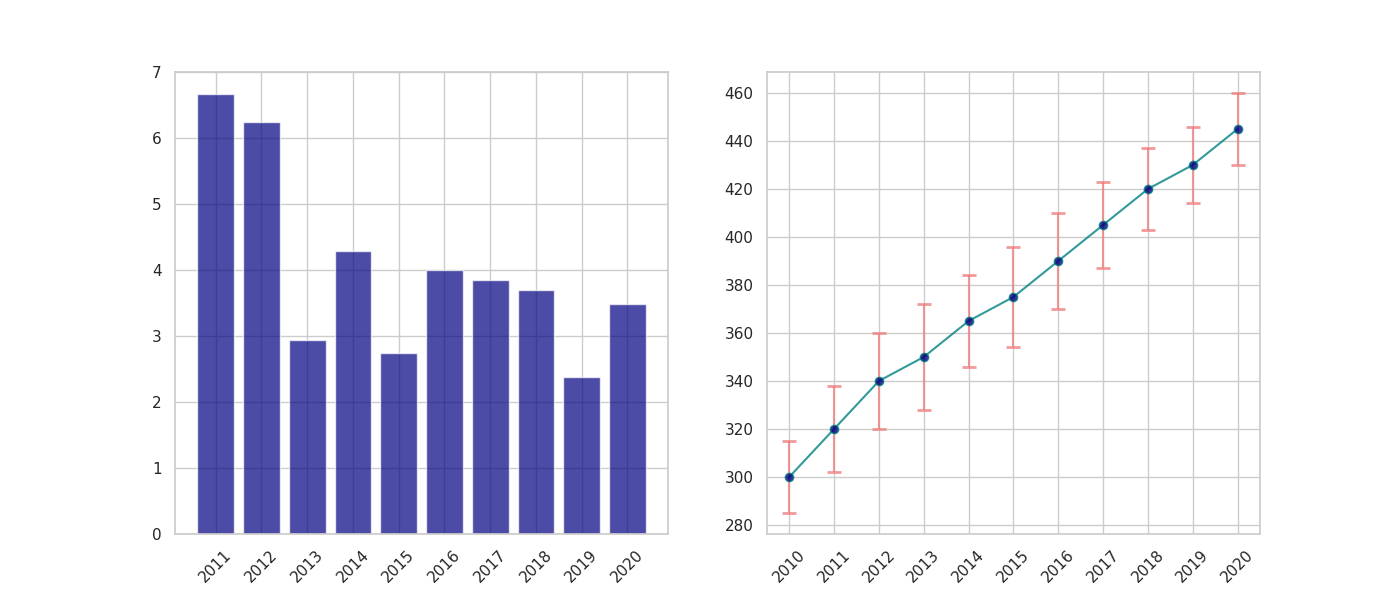

Source code (Python):
import matplotlib.pyplot as plt
import numpy as np

years = np.arange(2010, 2021)
average_production = np.array([300, 320, 340, 350, 365, 375, 390, 405, 420, 430, 445])
error = np.array([15, 18, 20, 22, 19, 21, 20, 18, 17, 16, 15])

percent_change = np.diff(average_production) / average_production[:-1] * 100

fig, axs = plt.subplots(1, 2, figsize=(14, 6))

# First subplot: Bar chart showing percentage change
axs[0].bar(years[1:], percent_change, color='navy', alpha=0.7)
axs[0].set_xticks(years[1:])
axs[0].set_xticklabels(years[1:], rotation=45)

# Second subplot: Line chart with error bars
axs[1].errorbar(
    years, average_production, yerr=error, fmt='-o', color='teal', ecolor='lightcoral',
    linestyle='-', capsize=5, capthick=2, markerfacecolor='navy', alpha=0.8
)
axs[1].set_xticks(years)
axs[1].set_xticklabels(years, rotation=45)
axs[1].set_yticks(np.arange(280, 470, 20))

plt.show()
